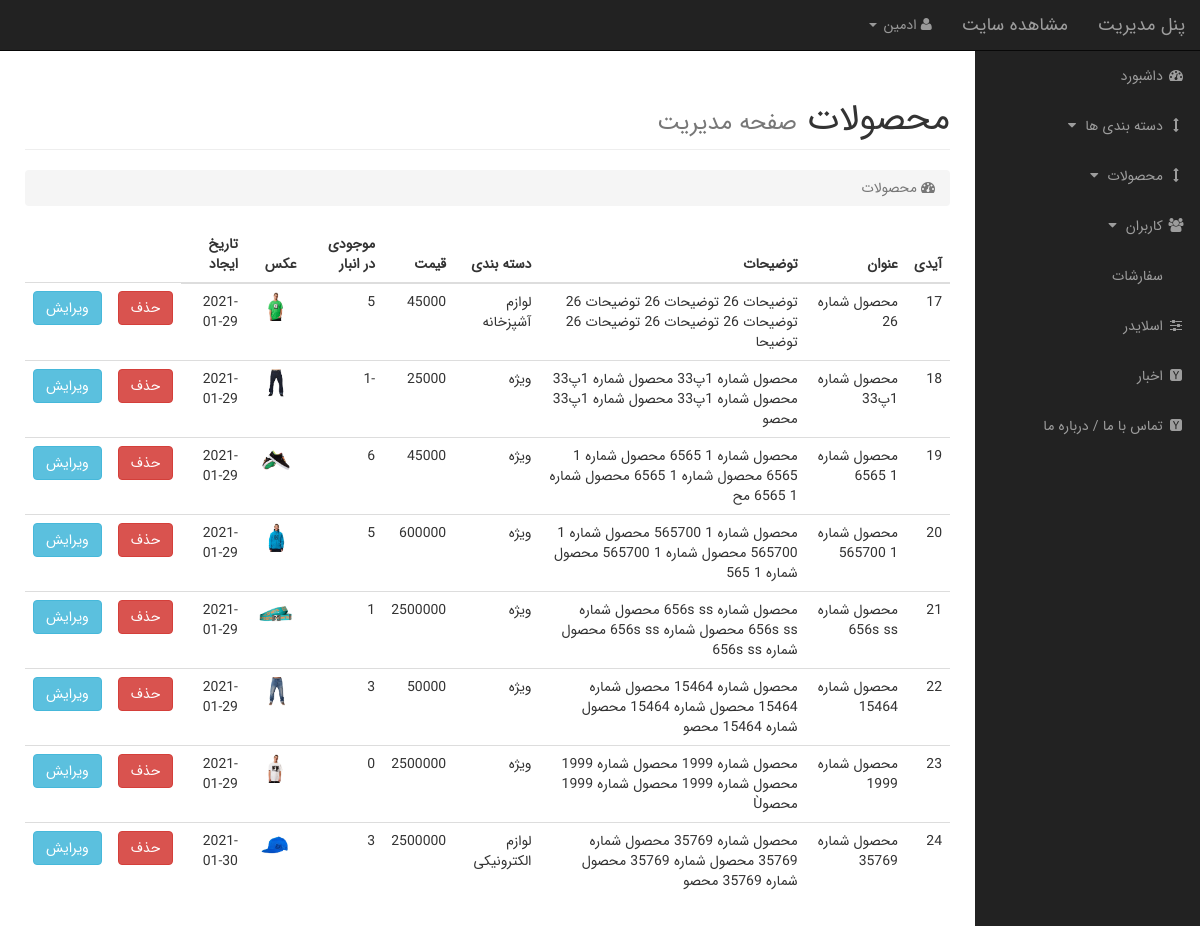
The app's page /admin/products.php (signed in) with its own data.
### tables this page shows
CREATE TABLE `products` (
  `id` int(11) NOT NULL,
  `title` varchar(512) NOT NULL,
  `description` text NOT NULL,
  `cat_id` int(11) NOT NULL,
  `price` decimal(10,0) NOT NULL,
  `photo` varchar(256) NOT NULL,
  `stock` int(11) NOT NULL DEFAULT 0,
  `buy_count` int(11) NOT NULL DEFAULT 0,
  `created_at` date NOT NULL DEFAULT current_timestamp()
);

CREATE TABLE `categories` (
  `id` int(11) NOT NULL,
  `title` varchar(512) NOT NULL
);

### admin/includes/classes/Database.php (called while the page is built, shortened)
<?php
class Database
{
    public $conn;
    function __construct()
    {
        $this->host = DB_INFO['host'];
        $this->user = DB_INFO['user'];
        $this->pass = DB_INFO['pass'];
        $this->name = DB_INFO['name'];
        $this->options = [
            PDO::ATTR_ERRMODE => PDO::ERRMODE_EXCEPTION
        ];
        try {
            $this->conn = new \PDO("mysql:host=$this->host;dbname=$this->name;charset=utf8", $this->user, $this->pass, $this->options);
        } catch (\PDOException $e) {
            die("Database Failed :: " . $e->getMessage());
        }
    }
    public function selectAll(string $sql, array $values = [], string $class)
    {
        $stmt = $this->conn->prepare($sql);
        if (!$stmt->execute())
            return false;
        return $stmt->fetchAll(PDO::FETCH_CLASS, $class);
    }
    public function select(string $sql, array $values = [], string $class)
    {
        $stmt = $this->conn->prepare($sql);
        foreach ($values as $key => $value) {
            $stmt->bindValue($key + 1, $value);
        }
        if (!$stmt->execute())
            return false;
        $stmt->setFetchMode(PDO::FETCH_CLASS, $class);
        return $stmt->fetch();
    }
}

### admin/includes/init.php (called while the page is built, shortened)
<?php
$conn = new classes\Database();

### admin/includes/classes/Main.php (called while the page is built, shortened)
<?php
class Main
{
    protected static $class_name = "classes\Main";
    protected static $db_name = "aa";
    protected static $auto_inc = "id";
    public static function findAll()
    {
        return static::findAllQuery("Select * from ". static::$db_name, [], static::$class_name);
    }
    public static function findById($id)
    {
        return static::findQuery("Select * from " . static::$db_name . " where ". static::$auto_inc ." = ?", [$id], static::$class_name);
    }
    protected static function findAllQuery(string $sql, array $values = [], $class)
    {
        global $conn;
        return $conn->selectAll($sql, $values, $class);
    }
    protected static function findQuery(string $sql, array $values = [], $class)
    {
        global $conn;
        return $conn->select($sql, $values, $class);
    }
}

### admin/includes/classes/Product.php (called while the page is built, shortened)
<?php
class Product extends Main
{
    public $photo;
    protected static $upload_directory =  "products";
    public function getPhotoPath()
    {
        return SITE_URL . DS . "uploads" . DS . static::$upload_directory . DS .  $this->photo;
    }
}

### admin/views/products/view-products.php (the view, shortened to what this page needs)
<?php $products = Product::findAll(); ?>
<table class="table table-hover">
    <thead>
        <tr>
            <th>آیدی</th>
            <th>عنوان</th>
            <th>توضیحات</th>
            <th>دسته بندی</th>
            <th>قیمت</th>
            <th>موجودی در انبار</th>
            <th>عکس</th>
            <th>تاریخ ایجاد</th>
        </tr>
    </thead>
    <tbody>
    <?php foreach ($products as $product): ?>
        <tr>
            <td><?php echo $product->id; ?></td>
            <td><?php echo $product->title; ?></td>
            <td><?php echo substr($product->description, 0, 120); ?></td>
            <td><?php echo Category::findById($product->cat_id)->title;; ?></td>
            <td><?php echo $product->price; ?></td>
            <td><?php echo $product->stock; ?></td>
            <td>
                <img class="img-responsive" width="60px" src="<?php echo $product->getPhotoPath(); ?>" alt="product_photo">
            </td>
            <td><?php echo $product->created_at; ?></td>
            <form action="" method="post">
                <td><button class="btn btn-danger" name="delete">حذف</button></button></td>
                <td><button class="btn btn-info" name="update">ویرایش</button></td>
            </form>
        </tr>
    <?php endforeach; ?>
    </tbody>
</table>

### admin/views/header.php (shortened to what this page needs)
<?php
include("includes/init.php"); ?>
<!DOCTYPE html>
<html lang="en">
<head>
    <link href="css/bootstrap.min.css" rel="stylesheet">
    <link href="css/bootstrap-rtl.min.css" rel="stylesheet">
    <link href="css/sb-admin.css" rel="stylesheet">
    <link href="css/sb-admin-rtl.css" rel="stylesheet">
    <link href="css/plugins/morris.css" rel="stylesheet">
    <link href="font-awesome/css/font-awesome.min.css" rel="stylesheet" type="text/css">
</head>
<body>

### admin/products.php (shortened to what this page needs)
<?php include('views/header.php'); ?>
    <div id="wrapper">
        <?php include('views/navigation.php'); ?>
        <div id="page-wrapper">
            <div class="container-fluid">
                <div class="row">
                    <div class="col-lg-12">
                        <h1 class="page-header">
                            محصولات <small>صفحه مدیریت</small>
                        </h1>
                        <ol class="breadcrumb">
                            <li class="active">
                                <i class="fa fa-dashboard"></i> محصولات
                            </li>
                        </ol>
                    </div>
                </div>
                <?php
                if (isset($_GET['action']))
                    $action = $_GET['action'];
                else
                    $action = "";
                switch ($action) {
                    default:
                        include(VIEW_PATH . "products/view-products.php");
                        break;
                }
                ?>
            </div>
        </div>
    </div>
<?php include('views/footer.php'); ?>

### admin/views/navigation.php (shortened to what this page needs)
<nav class="navbar navbar-inverse navbar-fixed-top" role="navigation">
            <div class="navbar-header">
                <a class="navbar-brand" href="ُindex.php"> پنل مدیریت</a>
                <a class="navbar-brand" target="blank" href="../index.php"> مشاهده سایت</a>
            </div>
            <ul class="nav navbar-right top-nav">
                <li class="dropdown">
                    <a href="#" class="dropdown-toggle" data-toggle="dropdown"><i class="fa fa-user"></i> <?php echo $_SESSION['admin_info']['name']; ?> <b class="caret"></b></a>
                </li>
            </ul>
            <div class="collapse navbar-collapse navbar-ex1-collapse">
                <ul class="nav navbar-nav side-nav">
                    <li>
                        <a href="index.php"><i class="fa fa-fw fa-dashboard"></i> داشبورد</a>
                    </li>
                    <li>
                        <a href="javascript:;" data-toggle="collapse" data-target="#cat"><i class="fa fa-fw fa-arrows-v"></i> دسته بندی ها <i class="fa fa-fw fa-caret-down"></i></a>
                    </li>
                    <li>
                        <a href="javascript:;" data-toggle="collapse" data-target="#product"><i class="fa fa-fw fa-arrows-v"></i>  محصولات <i class="fa fa-fw fa-caret-down"></i></a>
                    </li>
                    <li>
                        <a href="javascript:;" data-toggle="collapse" data-target="#users"><i class="fa fa-fw fa-users"></i>  کاربران <i class="fa fa-fw fa-caret-down"></i></a>
                    </li>
                    <li>
                        <a href="orders.php"><i class="fa fa-fw fa-"></i> سفارشات</a>
                    </li>
                    <li>
                        <a href="slider.php"><i class="fa fa-fw fa-sliders"></i> اسلایدر</a>
                    </li>
                    <li>
                        <a href="news.php"><i class="fa fa-fw fa-hacker-news"></i> اخبار</a>
                    </li>
                    <li>
                        <a href="contact_page.php"><i class="fa fa-fw fa-hacker-news"></i> تماس با ما / درباره ما</a>
                    </li>
                </ul>
            </div>
        </nav>

### admin/views/footer.php (shortened to what this page needs)
</body>
</html>

### admin/css/sb-admin.css (style rules this page uses)
body { margin-top: 100px; background-color: #222; font-family: iransans !important; }
@media (min-width:768px) { body { margin-top: 50px; } }
#wrapper { padding-left: 0; }
#page-wrapper { width: 100%; padding: 0; background-color: #fff; }
@media (min-width:768px) { #wrapper { padding-left: 225px; } }
@media (min-width:768px) { #page-wrapper { padding: 10px; } }
.top-nav { padding: 0 15px; }
.top-nav>li { display: inline-block; float: left; }
.top-nav>li>a { padding-top: 15px; padding-bottom: 15px; line-height: 20px; color: #999; }
@media (min-width:768px) { .side-nav { position: fixed; top: 51px; left: 225px; width: 225px; margin-left: -225px; border: none; border-radius: 0; overflow-y: auto; background-color: #222; } }
@media (min-width:768px) { .side-nav>li>a { width: 225px; } }

### admin/css/sb-admin-rtl.css (style rules this page uses)
@media (min-width: 768px) { #wrapper { padding-right: 225px; padding-left: 0; } }
@media (min-width: 768px) { .side-nav { right: 0;left: auto; } }

### records on screen
products: id "17", title "محصول شماره 26", description "توضیحات 26 توضیحات 26 توضیحات 26 توضیحات 26 توضیحات 26 توضیحات 26 توضیحا", cat.title "لوازم آشپزخانه", price "45000", stock "5", photo (picture), created_at "2021-01-29"
products: id "18", title "محصول شماره 1پ33", description "محصول شماره 1پ33 محصول شماره 1پ33 محصول شماره 1پ33 محصول شماره 1پ33 محصو", cat.title "ویژه", price "25000", stock "-1", photo (picture), created_at "2021-01-29"
products: id "19", title "محصول شماره 1 6565", description "محصول شماره 1 6565 محصول شماره 1 6565 محصول شماره 1 6565 محصول شماره 1 6565 مح", cat.title "ویژه", price "45000", stock "6", photo (picture), created_at "2021-01-29"
products: id "20", title "محصول شماره 1 565700", description "محصول شماره 1 565700 محصول شماره 1 565700 محصول شماره 1 565700 محصول شماره 1 565", cat.title "ویژه", price "600000", stock "5", photo (picture), created_at "2021-01-29"
products: id "21", title "محصول شماره 656s ss", description "محصول شماره 656s ss محصول شماره 656s ss محصول شماره 656s ss محصول شماره 656s ss", cat.title "ویژه", price "2500000", stock "1", photo (picture), created_at "2021-01-29"
products: id "22", title "محصول شماره 15464", description "محصول شماره 15464 محصول شماره 15464 محصول شماره 15464 محصول شماره 15464 محصو", cat.title "ویژه", price "50000", stock "3", photo (picture), created_at "2021-01-29"
products: id "23", title "محصول شماره 1999", description "محصول شماره 1999 محصول شماره 1999 محصول شماره 1999 محصول شماره 1999 محصوÙ", cat.title "ویژه", price "2500000", stock "0", photo (picture), created_at "2021-01-29"
products: id "24", title "محصول شماره 35769", description "محصول شماره 35769 محصول شماره 35769 محصول شماره 35769 محصول شماره 35769 محصو", cat.title "لوازم الکترونیکی", price "2500000", stock "3", photo (picture), created_at "2021-01-30"

### other values on screen
$_SESSION['admin_info']['name'] "ادمین"
